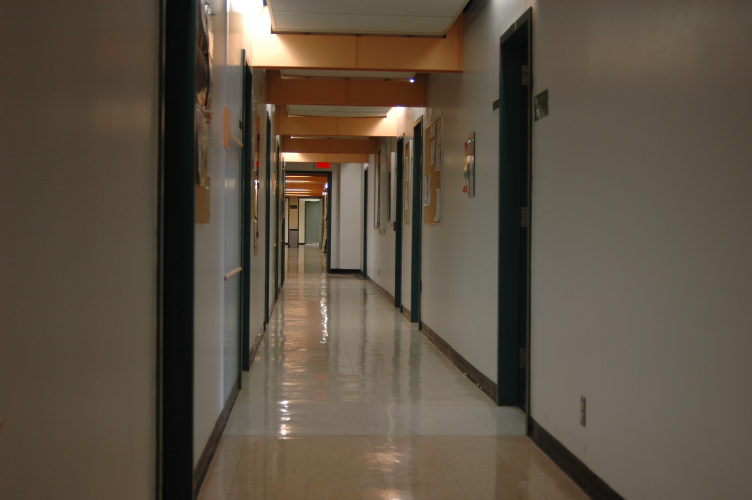
#> input picture A4/hallway1.jpg, 1504 x 1000 px (shown at 1/2 size); the run also reads 1 picture not shown here
$ jupyter execute --allow-errors a4.ipynb   (older library calls are emulated)
#> lines starting #> are read from the running program, lines starting #| are printed output that depends on the picture
# Part II: Implementation Task

[cell 1]
import matplotlib.pyplot as plt
import numpy as np
import cv2

# 1. (10 marks) Use a Data Cursor to select corresponding points by hand. Select more than four pairs of points. (Four pairs will give a good fit for those points, but may give a poor fit for other points.) Also, avoid choosing three (or more) collinear points, since these do not provide independent information. This is trickier for case C. Make two figures showing the gray-level images of I and  ̃I with a colored square marking each of the selected points. You can convert the image I or  ̃I to grey level using an RGB to Gray function (or the formula gray = 0.2989 ×R + 0.5870 ×G + 0.1140 ×B).

[cell 2]
# using data cursor to select corresponding points by hand
image1 = cv2.imread('./hallway1.jpg')
#> image1 is the input picture: shape (1000, 1504, 3); mean B, G, R 66.7, 81.1, 92.2
height1, width1, channels1 = image1.shape

image2 = cv2.imread('./hallway2.jpg')
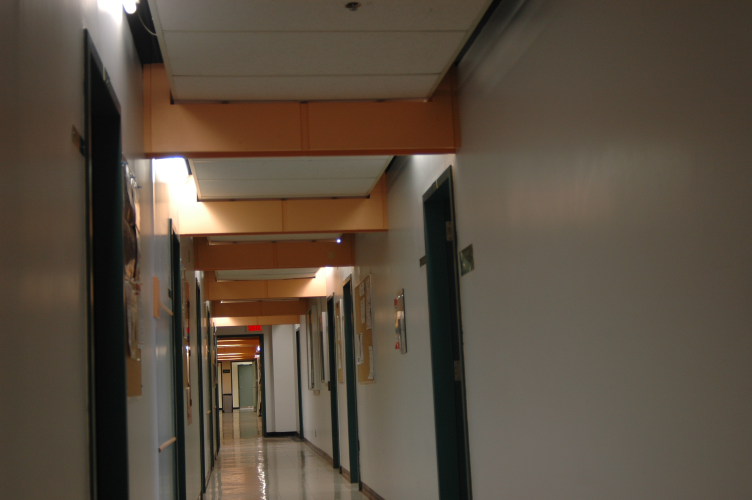
#> input picture A4/hallway2.jpg, 1504 x 1000 px (shown at 1/2 size)
#> image2 is the input picture: shape (1000, 1504, 3); mean B, G, R 63.3, 77.3, 89.6
height2, width2, channels2 = image2.shape

image3 = cv2.imread('./hallway3.jpg')
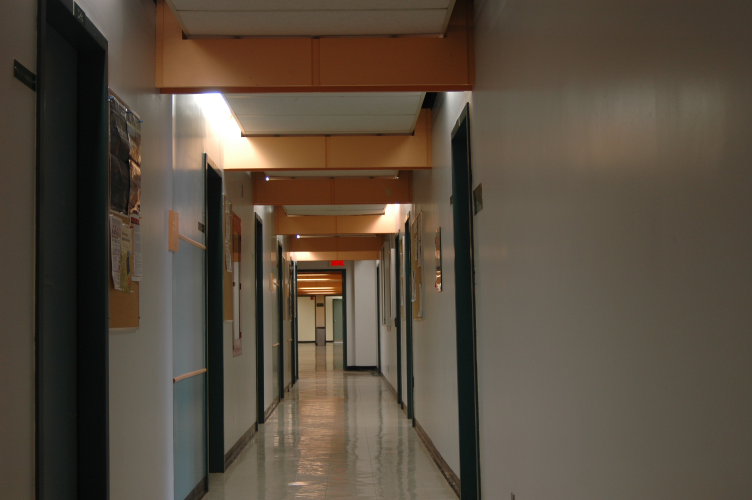
#> input picture A4/hallway3.jpg, 1504 x 1000 px (shown at 1/2 size)
#> image3 is the input picture: shape (1000, 1504, 3); mean B, G, R 62.5, 76.2, 87.9
height3, width3, channels3 = image3.shape

print("height1: ", height1, " width1: ", width1, " Channel1: ", channels1)
#| height1:  1000  width1:  1504  Channel1:  3
print("height2: ", height2, " width2: ", width2, " Channel2: ", channels2)
#| height2:  1000  width2:  1504  Channel2:  3
print("height3: ", height3, " width3: ", width3, " Channel3: ", channels3)
#| height3:  1000  width3:  1504  Channel3:  3

image1_gray = cv2.cvtColor(image1, cv2.COLOR_BGR2GRAY)
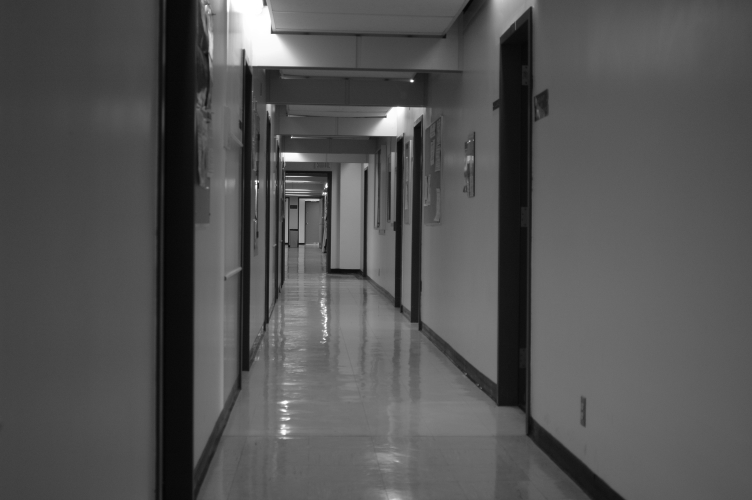
#> image1_gray: shape (1000, 1504) (shown at 1/2 size); min 2, max 255, mean 82.8
image2_gray = cv2.cvtColor(image2, cv2.COLOR_BGR2GRAY)
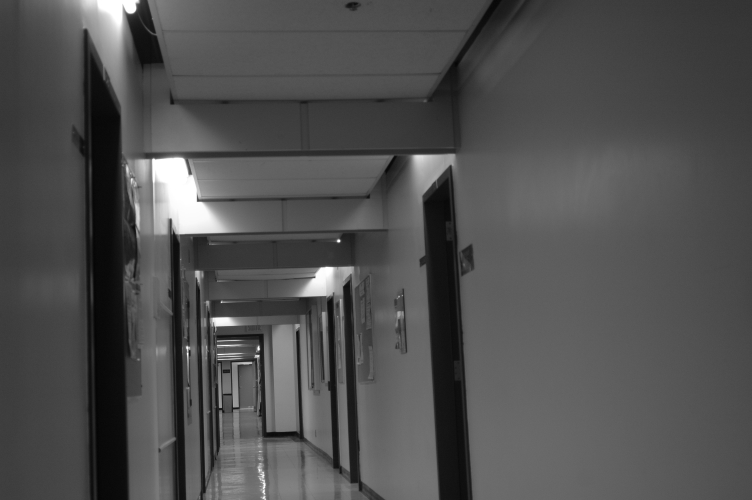
#> image2_gray: shape (1000, 1504) (shown at 1/2 size); min 2, max 255, mean 79.4
image3_gray = cv2.cvtColor(image3, cv2.COLOR_BGR2GRAY)
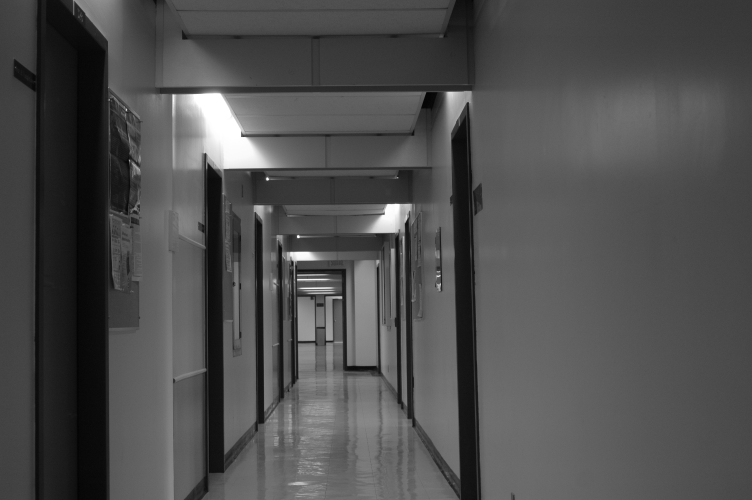
#> image3_gray: shape (1000, 1504) (shown at 1/2 size); min 1, max 255, mean 78.1

class CoordinateStore1:
    def __init__(self):
        self.ori_coordinate = []
        self.pts = np.empty((0,2), int)
        self.res_pts = np.empty((0,2), int)

    # [13 lines left out: functions mouse_callback_1, mouse_callback_3, not called in this run]

coordinateCLS1 = CoordinateStore1()

cv2.imshow('image1', image1_gray)
cv2.setMouseCallback('image1', coordinateCLS1.mouse_callback_1)

cv2.imshow('image3', image3_gray)
cv2.setMouseCallback('image3', coordinateCLS1.mouse_callback_3)

if cv2.waitKey(0) & 0xFF == 27:
#> (key Esc is pressed here)
    plt.imshow(image1_gray, cmap="gray")
    plt.show()
    plt.imshow(image3_gray, cmap="gray")
    plt.show()
    cv2.destroyAllWindows()

## 2. (10 marks) Fit a homography H to the selected points. Include the estimated H in the report, and describe its effect using words such as scale, shear, rotate, translate, if appropriate. You are not allowed to use any homography estimation function in OpenCV or other similar packages

H is the transformation that maps a projective plane (image1) to another projective plane (image3)
Homography matrix encompassess both part of intrinsic and extrinsic camera matrices, and extrinsic camera matrix tells us the roation and translation of the perspective.

ref: https://towardsdatascience.com/estimating-a-homography-matrix-522c70ec4b2c

From previous step, we have chosen 4 points from image1 and its corresponding points from image 3

[cell 3]
coordinateCLS1.pts

[cell 4]
coordinateCLS1.res_pts

[cell 5]
def get_homograpy_matrix(points, result_points):

    A = np.zeros((8,9))
    for i in range(points.shape[0]):
        x, y = points[i]
        x_n, y_n = result_points[i]
        A[2*i] = [x, y, 1, 0, 0, 0, -x_n*x, -x_n*y, -x_n]
        A[2*i+1] = [0, 0, 0, x, y, 1, -y_n*x, -y_n*y, -y_n]

    u, s, v = np.linalg.svd(A)
    # print(v.shape)
    v = v[-1,:]/v[-1,-1]
    H = v.reshape((3,3))
    return H

H = get_homograpy_matrix(coordinateCLS1.pts, coordinateCLS1.res_pts)
print("Estimated H Matrix")
print()
print(H)

[cell 6]
#Verification: Suppose to obtain (446, 946) when multiply Homography matrix with (497, 740, 1).
p = np.array([497, 740, 1])
p_new = np.matmul(H, p)
x_new = p_new[0]/p_new[2]
y_new = p_new[1]/p_new[2]
print(x_new, y_new)

#> (a cell that did not finish here is left out)

## 3. (10 marks) Make a figure showing the  ̃I image with red squares that mark each of the selected ( ̃x,  ̃y), and green squares that mark the locations of the estimated ( ̃x,  ̃y), that is, use the homography to map the selected (x, y) to the ( ̃x,  ̃y) space.

[cell 8]
img1 = image1.copy()
img2 = image2.copy()
img3 = image3.copy()

ori_coordinate = np.array([])

class CoordinateStore:
    def __init__(self):
        self.ori_coordinate = []

    # [5 lines left out: function mouse_callback, not called in this run]
            # print(self.ori_coordinate)

coordinateCLS = CoordinateStore()


cv2.imshow("image1", img1)
cv2.setMouseCallback('image1', coordinateCLS.mouse_callback)

if cv2.waitKey(0) & 0xFF == 27:
#> (key Esc is pressed here)
    for (x,y) in coordinateCLS.ori_coordinate:
        p = np.array([x, y, 1])
        p_new = np.matmul(H, p)
        p_new2 = np.dot(H,p)
        assert (p_new == p_new2).all()
        x_new = int(p_new[0]/p_new[-1])
        y_new = int(p_new[1]/p_new[-1])
        cv2.rectangle(img3, pt1 = (x_new-20, y_new-20), pt2=(x_new+20, y_new+20), color=(0,255,0), thickness=2)
    cv2.imshow('image3', img3)

    plt.imshow(cv2.cvtColor(img1, cv2.COLOR_RGB2BGR))
    plt.show()
    plt.imshow(cv2.cvtColor(img3, cv2.COLOR_RGB2BGR))
    plt.show()
    if cv2.waitKey(0):
#> (key Esc is pressed here)
        cv2.destroyAllWindows()

## 4. (20 marks) Make a figure showing a new image that is larger than the original one(s). The new image should be large enough that it contains the pixels of the I image as a subset, along with all the inverse mapped pixels of the  ̃I image. The new image should be constructed as follows:

[cell 9]
img1 = image1.copy()
img3 = image3.copy()


##################
img3_1 = cv2.copyMakeBorder(img3, 300, 900, 500, 1000, cv2.BORDER_CONSTANT)
img1_1 = cv2.copyMakeBorder(img1, 300, 900, 500, 1000, cv2.BORDER_CONSTANT)


out = cv2.warpPerspective(img1_1, H, (img3_1.shape[1],img3_1.shape[0]), dst=img3_1.copy(), borderMode=cv2.BORDER_TRANSPARENT)
#> out: shape (2200, 3004, 3); every value is 0
plt.imshow(cv2.cvtColor(out, cv2.COLOR_BGR2RGB))

print(out.shape)
#| (2200, 3004, 3)
out[:, :, 0] = cv2.cvtColor(out, cv2.COLOR_BGR2GRAY)
out[300:300+1000, 500:500+1504,1] = cv2.cvtColor(img3, cv2.COLOR_BGR2GRAY)
out[300:300+1000, 500:500+1504,2] = cv2.cvtColor(img3, cv2.COLOR_BGR2GRAY)

plt.imshow(cv2.cvtColor(out, cv2.COLOR_BGR2RGB))
plt.show()
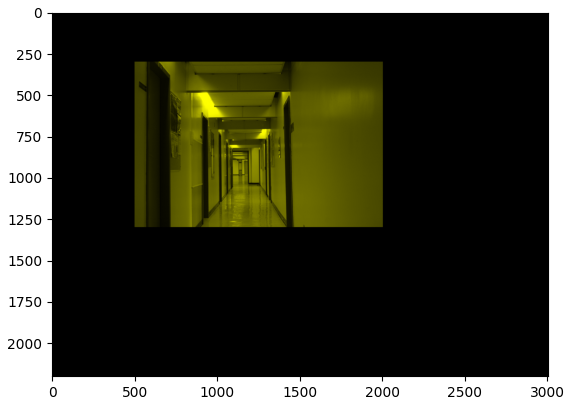
#> figure drawn by matplotlib, 1 panel

### From the result we could estimate the relative 3d position and the orientation of the camera. For instance for case C, by looking at the result(in the above figure) we could see that transform of image 1 was done more towards right side, with some rotation+other effect towards clockwise, indicating that image 3 is taken from relatively right with the anti-clockwise rotation of the camera. From the image it seems like the floor of the image creates specular highlights, which indicates that floor shows less property of lambertian reflectance. However the rightside of the wall seems to be made up of more "matte" surface, which is more lambertain than the floor.

[cell 10]
# The homography matrix H for each of the case was obtained from previous task.

class Cases:
    def switch(self, arg):
        self.case_name = "case_" + str(arg)
        self.case = getattr(self, self.case_name, lambda:"default")
        return self.case()

    def case_A(self):
        print("Case A")
        img1 = image1.copy()
        img2 = image2.copy()
        H = np.array([[1.63236695e+00,  7.70727566e-02, -4.44483912e+02],
                      [2.02470847e-01,  1.34213979e+00,  2.66581300e+02],
                      [4.24201823e-04, -2.37384148e-06,  1.00000000e+00]])
        img2_1 = cv2.copyMakeBorder(img2, 300, 900, 500, 900, cv2.BORDER_CONSTANT)
        img1_1 = cv2.copyMakeBorder(img1, 300, 900, 500, 900, cv2.BORDER_CONSTANT)
#> img1_1: shape (2200, 2904, 3)


        out = cv2.warpPerspective(img1_1, H, (img2_1.shape[1],img2_1.shape[0]), dst=img2_1.copy(), borderMode=cv2.BORDER_TRANSPARENT)
#> out: shape (2200, 2904, 3)
        plt.imshow(cv2.cvtColor(out, cv2.COLOR_BGR2RGB))

        out[:, :, 0] = cv2.cvtColor(out, cv2.COLOR_BGR2GRAY)
        out[300:300+1000, 500:500+1504,1] = cv2.cvtColor(img2, cv2.COLOR_BGR2GRAY)
        out[300:300+1000, 500:500+1504,2] = cv2.cvtColor(img2, cv2.COLOR_BGR2GRAY)

        plt.imshow(cv2.cvtColor(out, cv2.COLOR_BGR2RGB))
        plt.show()

    def case_B(self):
        print("Case B")
        img1 = image1.copy()
        img3 = image3.copy()
        H = np.array([[ 4.51827364e-01, -6.91223683e-02,  3.76442512e+02],
                      [-4.82466558e-02,  8.21944364e-01,  2.35236015e+02],
                      [-8.10808765e-05, -1.08193344e-04,  1.00000000e+00]])
        img3_1 = cv2.copyMakeBorder(img3, 300, 900, 500, 900, cv2.BORDER_CONSTANT)
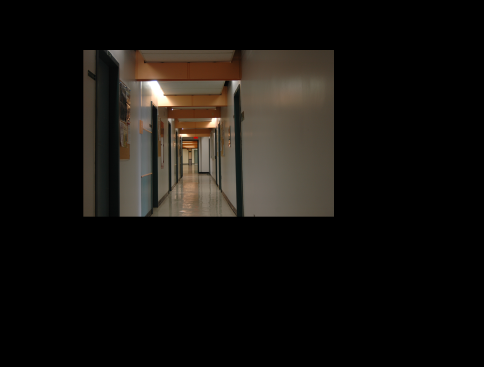
#> img3_1: shape (2200, 2904, 3) (shown at 1/6 size); mean B, G, R 14.7, 17.9, 20.7
        img1_1 = cv2.copyMakeBorder(img1, 300, 900, 500, 900, cv2.BORDER_CONSTANT)


        out = cv2.warpPerspective(img1_1, H, (img3_1.shape[1],img3_1.shape[0]), dst=img3_1.copy(), borderMode=cv2.BORDER_TRANSPARENT)
        plt.imshow(cv2.cvtColor(out, cv2.COLOR_BGR2RGB))

        out[:, :, 0] = cv2.cvtColor(out, cv2.COLOR_BGR2GRAY)
        out[300:300+1000, 500:500+1504,1] = cv2.cvtColor(img3, cv2.COLOR_BGR2GRAY)
        out[300:300+1000, 500:500+1504,2] = cv2.cvtColor(img3, cv2.COLOR_BGR2GRAY)

        plt.imshow(cv2.cvtColor(out, cv2.COLOR_BGR2RGB))
        plt.show()

    def case_C(self):
        print("Case C")
        img1 = image1.copy()
        img3 = image3.copy()
        H = np.array([[ 6.82279843e-01, -4.28607765e-01,  3.45679927e+02],
                      [-1.85768076e-01,  7.25324576e-01,  3.32608006e+02],
                      [-1.87561263e-04, -1.13087732e-04,  1.00000000e+00]])
        img3_1 = cv2.copyMakeBorder(img3, 300, 900, 500, 900, cv2.BORDER_CONSTANT)
        img1_1 = cv2.copyMakeBorder(img1, 300, 900, 500, 900, cv2.BORDER_CONSTANT)


        out = cv2.warpPerspective(img1_1, H, (img3_1.shape[1],img3_1.shape[0]), dst=img3_1.copy(), borderMode=cv2.BORDER_TRANSPARENT)
        plt.imshow(cv2.cvtColor(out, cv2.COLOR_BGR2RGB))

        out[:, :, 0] = cv2.cvtColor(out, cv2.COLOR_BGR2GRAY)
        out[300:300+1000, 500:500+1504,1] = cv2.cvtColor(img3, cv2.COLOR_BGR2GRAY)
        out[300:300+1000, 500:500+1504,2] = cv2.cvtColor(img3, cv2.COLOR_BGR2GRAY)
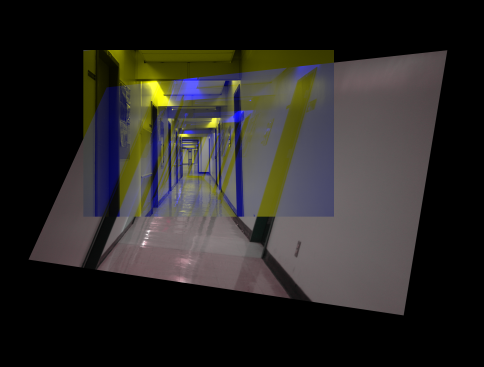
#> out: shape (2200, 2904, 3) (shown at 1/6 size); mean B, G, R 38, 40.1, 42.5

        plt.imshow(cv2.cvtColor(out, cv2.COLOR_BGR2RGB))
        plt.show()
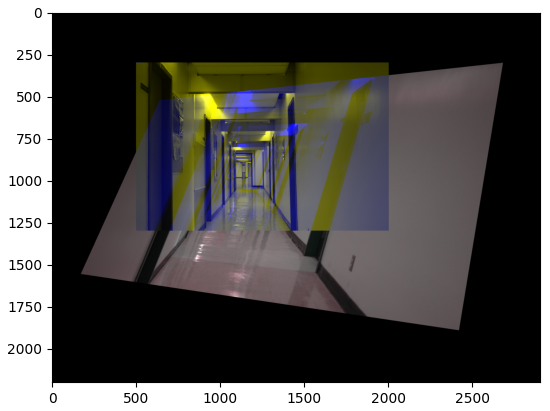
#> figure drawn by matplotlib, 1 panel

    def case_default(self):
        print("Choose the case from A, B, C")

case = Cases()
case.switch('A')
case.switch('B')
case.switch('C')
case.switch('')
#> (the rest of the program and of its run is left out)
